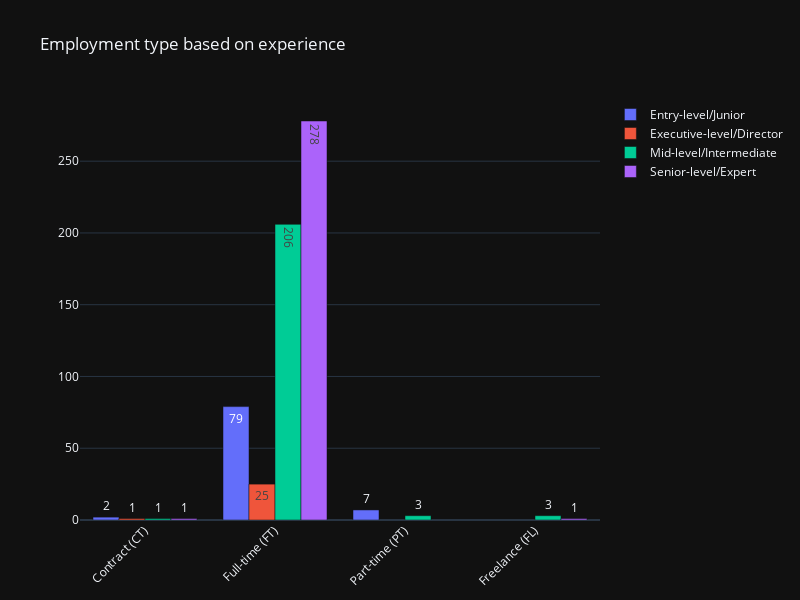

Notebook code cell kept with this figure:
### Markdown cell above
<span style="font-size:1.2em;">Employment type by Experience level</span>

### Code cell
experience_level = df.groupby(['experience_level','employment_type']).size()
fig = go.Figure(data=[
    go.Bar(name='Entry-level/Junior', x=experience_level['EN'].index, y=experience_level['EN'].values,
           text=experience_level['EN'].values),
    go.Bar(name='Executive-level/Director', x=experience_level['EX'].index, y=experience_level['EX'].values,
           text=experience_level['EX'].values),
    go.Bar(name='Mid-level/Intermediate', x=experience_level['MI'].index, y=experience_level['MI'].values,
           text=experience_level['MI'].values),
    go.Bar(name='Senior-level/Expert', x=experience_level['SE'].index, y=experience_level['SE'].values,
           text=experience_level['SE'].values)])
fig.update_layout(xaxis_tickangle=-45, title='Employment type based on experience', template='plotly_dark', width=800, height=600)

fig.update_layout(
    xaxis=dict(
        ticktext=['Contract (CT)', 'Full-time (FT)', 'Part-time (PT)', 'Freelance (FL)'],
        tickvals=['CT', 'FT', 'PT', 'FL']
    )
)

fig.show()

### Figure 1 — Plotly figure (JSON) as saved in the notebook; plotly's stock layout.template omitted (floating-point values rounded to 4 significant figures)
{"data": [{"name": "Entry-level/Junior", "text": [2, 79, 7], "type": "bar", "x": ["CT", "FT", "PT"], "y": [2, 79, 7]}, {"name": "Executive-level/Director", "text": [1, 25], "type": "bar", "x": ["CT", "FT"], "y": [1, 25]}, {"name": "Mid-level/Intermediate", "text": [1, 3, 206, 3], "type": "bar", "x": ["CT", "FL", "FT", "PT"], "y": [1, 3, 206, 3]}, {"name": "Senior-level/Expert", "text": [1, 1, 278], "type": "bar", "x": ["CT", "FL", "FT"], "y": [1, 1, 278]}], "layout": {"height": 600, "title": {"text": "Employment type based on experience"}, "width": 800, "xaxis": {"tickangle": -45, "ticktext": ["Contract (CT)", "Full-time (FT)", "Part-time (PT)", "Freelance (FL)"], "tickvals": ["CT", "FT", "PT", "FL"]}}}
